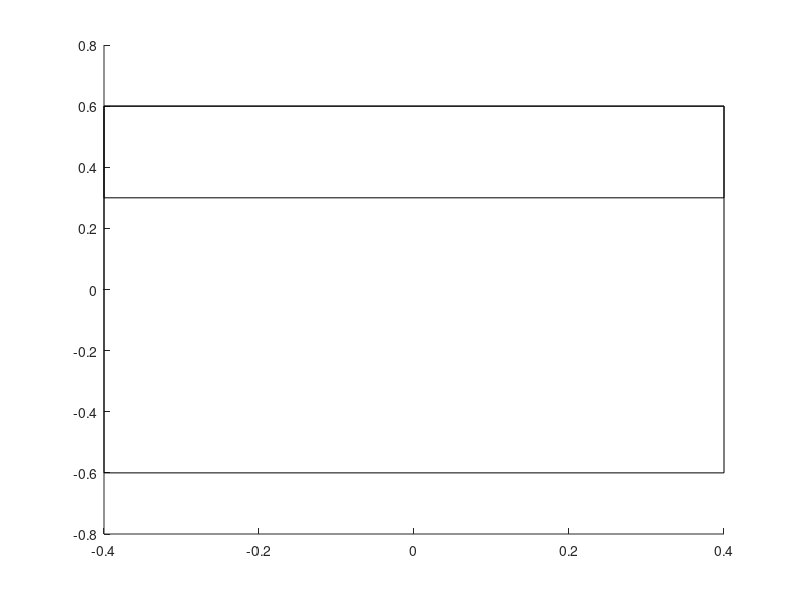

This chart was generated by the following MATLAB code: (Note: this script raises an error after producing the figure.)
%% Generate table
clc; clear;

figure('Name', 'Illustration of table')

% Table
pos = [-0.4 -0.6 0.8 1.2];
rectangle('Position', pos);

% Pick area
pos = [-0.4 0.3 0.8 0.3];
pick = rectangle('Position', pos);
pick.LineWidth = 1.5;
pick.LineStyle = '--';
text(0, 0.55,'Pick area','HorizontalAlignment','center')

% Place area
pos = [0.2 -0.6 0.2 0.2];
place = rectangle('Position', pos);
place.LineWidth = 1.5;
place.LineStyle = '--';
text(0.3, -0.45, 'Place area','HorizontalAlignment','center')

% Cylinders
pos = [-0.39 0.54 0.05 0.05];
c1 = rectangle('Position', pos, 'Curvature', [1 1]);
c1.FaceColor = 'k';

% pos = [-0.05 0.424 0.05 0.05];
% c2 = rectangle('Position', pos, 'Curvature', [1 1]);
% c2.FaceColor = 'k';

pos = [0.34 0.54 0.05 0.05];
c3 = rectangle('Position', pos, 'Curvature', [1 1]);
c3.FaceColor = 'k';

pos = [0.275 -0.55 0.05 0.05];
c4 = rectangle('Position', pos, 'Curvature', [1 1]);
c4.FaceColor = 'k';
axis equal
axis off

%% Grasp the cylinder from the side
% cylinder at left top corner
clc; clear;

data = load("data_cylinder_side/data_cylinder_-0.36_0.56_side.txt");
X = data(:, 1);
Y = data(:, 2);
Z = data(:, 3) + 1;

max_value = max(Z);
cmap = colormap(parula(max_value));
c = cmap(Z);

% figure('Name', 'Scatter3: Cylinder side')
% scatter3(X, Y, Z, 100, c, 'filled')
% grid on

figure('Name', 'Scatter: Cylinder side')

h1=subplot(2,2,1)
scatter(X, Y, 100, c, 'filled')
% Table
pos = [-0.4 -0.6 0.8 1.2];
rectangle('Position', pos);
% Pick area
pos = [-0.4 0.3 0.8 0.3];
pick = rectangle('Position', pos);
pick.LineWidth = 1.5;
pick.LineStyle = '--';
text(0, 0.55,'Pick area','HorizontalAlignment','center')
% Place area
pos = [0.2 -0.6 0.2 0.2];
place = rectangle('Position', pos);
place.LineWidth = 1.5;
place.LineStyle = '--';
text(0.3, -0.45, 'Place area','HorizontalAlignment','center')
% Cylinders
pos = [-0.39 0.54 0.05 0.05];
c1 = rectangle('Position', pos, 'Curvature', [1 1]);
c1.FaceColor = 'k';
axis equal

%% cylinder at right top corner
% clc; clear;

data = load("data_cylinder_side/data_cylinder_0.36_0.56_side.txt");
X = data(:, 1);
Y = data(:, 2);
Z = data(:, 3) + 1;

max_value = max(Z);
cmap = colormap(parula(max_value));
c = cmap(Z);

% figure('Name', 'Scatter3: Cylinder side')
% scatter3(X, Y, Z, 100, c, 'filled')
% grid on

%figure('Name', 'Scatter: Cylinder side')
h2=subplot(2,2,2)
scatter(X, Y, 100, c, 'filled')
% Table
pos = [-0.4 -0.6 0.8 1.2];
rectangle('Position', pos);
% Pick area
pos = [-0.4 0.3 0.8 0.3];
pick = rectangle('Position', pos);
pick.LineWidth = 1.5;
pick.LineStyle = '--';
text(0, 0.55,'Pick area','HorizontalAlignment','center')
% Place area
pos = [0.2 -0.6 0.2 0.2];
place = rectangle('Position', pos);
place.LineWidth = 1.5;
place.LineStyle = '--';
text(0.3, -0.45, 'Place area','HorizontalAlignment','center')
pos = [0.34 0.54 0.05 0.05];
c3 = rectangle('Position', pos, 'Curvature', [1 1]);
c3.FaceColor = 'k';
axis equal

%% cylinder at pick area
% clc; clear;

data = load("data_cylinder_side/data_cylinder_0.3_-0.5_side.txt");
X = data(:, 1);
Y = data(:, 2);
Z = data(:, 3) + 1;

max_value = max(Z);
cmap = colormap(parula(max_value));
c = cmap(Z);

% figure('Name', 'Scatter3: Cylinder side')
% scatter3(X, Y, Z, 100, c, 'filled')
% grid on

% figure('Name', 'Scatter: Cylinder side')
h3=subplot(2,2,3)
scatter(X, Y, 100, c, 'filled')
% Table
pos = [-0.4 -0.6 0.8 1.2];
rectangle('Position', pos);
% Pick area
pos = [-0.4 0.3 0.8 0.3];
pick = rectangle('Position', pos);
pick.LineWidth = 1.5;
pick.LineStyle = '--';
text(0, 0.55,'Pick area','HorizontalAlignment','center')
% Place area
pos = [0.2 -0.6 0.2 0.2];
place = rectangle('Position', pos);
place.LineWidth = 1.5;
place.LineStyle = '--';
text(0.3, -0.45, 'Place area','HorizontalAlignment','center')
pos = [0.275 -0.55 0.05 0.05];
c4 = rectangle('Position', pos, 'Curvature', [1 1]);
c4.FaceColor = 'k';
axis equal

%% All cylinders
%clc; clear;

% data1 = load("data_cylinder_side/data_cylinder_-0.36_0.56_side.txt");
% data2 = load("data_cylinder_side/data_cylinder_0.36_0.56_side.txt");
% data3 = load("data_cylinder_side/data_cylinder_0.3_-0.5_side.txt");
% X = data1(:, 1) + data2(:, 1) + data3(:, 1);
% Y = data1(:, 2) + data2(:, 2) + data3(:, 2);
% Z = data1(:, 3) + data2(:, 3) + data3(:, 3) + 1;
data = load('data_cylinder_side.txt');
X = data(:,1);
Y = data(:,2);
Z = data(:,3) +1;

max_value = max(Z);
cmap = colormap(parula(max_value));
c = cmap(Z);

% figure('Name', 'Scatter3: Cylinder side')
% scatter3(X, Y, Z, 100, c, 'filled')
% grid on

% figure('Name', 'Scatter: Cylinder side')
h4=subplot(2,2,4)
scatter(X, Y, 100, c, 'filled')
% Table
pos = [-0.4 -0.6 0.8 1.2];
rectangle('Position', pos);
% Pick area
pos = [-0.4 0.3 0.8 0.3];
pick = rectangle('Position', pos);
pick.LineWidth = 1.5;
pick.LineStyle = '--';
text(0, 0.55,'Pick area','HorizontalAlignment','center')
% Place area
pos = [0.2 -0.6 0.2 0.2];
place = rectangle('Position', pos);
place.LineWidth = 1.5;
place.LineStyle = '--';
text(0.3, -0.45, 'Place area','HorizontalAlignment','center')
% Cylinders
pos = [-0.39 0.54 0.05 0.05];
c1 = rectangle('Position', pos, 'Curvature', [1 1]);
c1.FaceColor = 'k';
pos = [0.34 0.54 0.05 0.05];
c3 = rectangle('Position', pos, 'Curvature', [1 1]);
c3.FaceColor = 'k';
pos = [0.275 -0.55 0.05 0.05];
c4 = rectangle('Position', pos, 'Curvature', [1 1]);
c4.FaceColor = 'k';
axis equal

% axis names
p1=get(h1,'position');
p2=get(h2,'position');
p3=get(h3,'position');
p4=get(h4,'position');
height=p1(2)+p1(4)-p4(2);
width=p4(1)+p4(3)-p3(1);
h5=axes('position',[p3(1) p3(2) width height],'visible','off'); 
h5.XLabel.Visible='on'
h5.YLabel.Visible='on'

axes(h5)
ylabel('y position of the robot base [m].')
xlabel('x position of the robot base [m].')
colorbar('Position', [p4(1)+p4(3)+0.01  p4(2)  0.05  p4(2)+p4(3)*2.1])